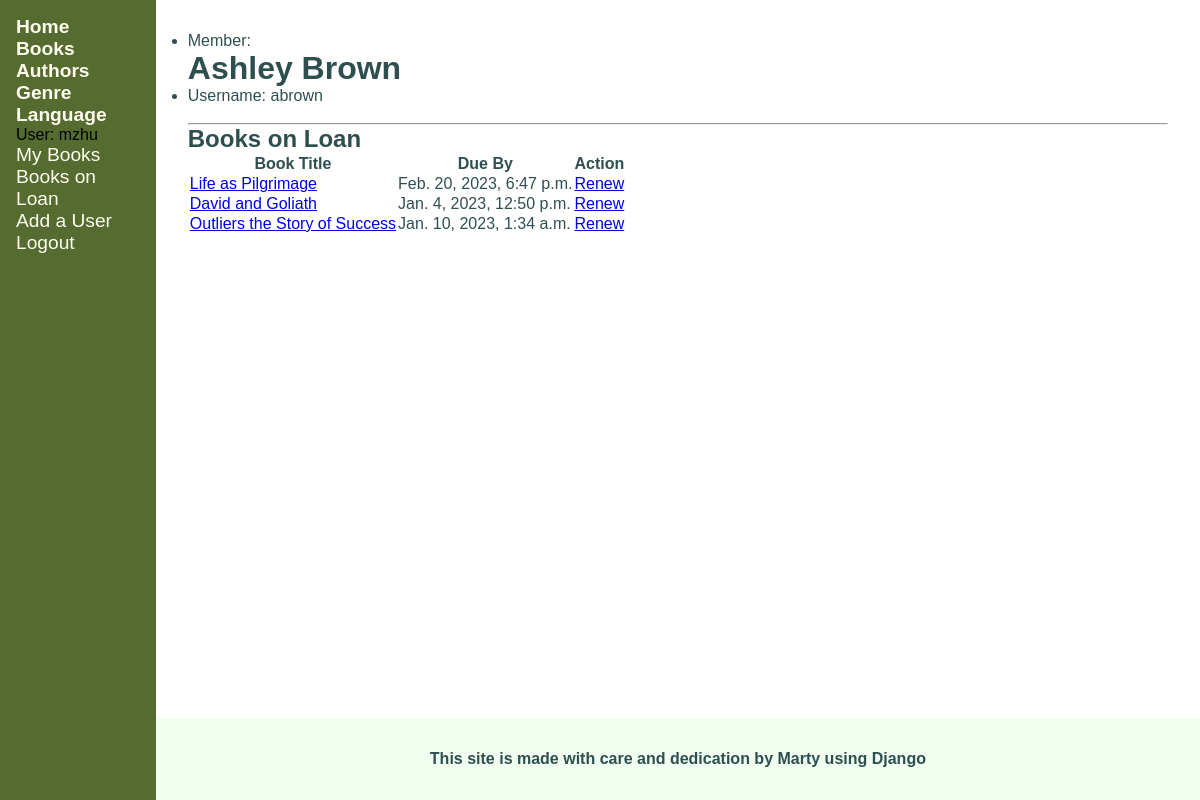
Screenshot of /catalog/librarian/user/abrown (signed in) with the database file from the repository.
### catalog/models.py (models this page shows, shortened)
class BookInstance(models.Model):
    STATUS_MAINTENANCE = 'm'
    STATUS_LOANED = 'o'
    STATUS_AVAILABLE = 'a'
    STATUS_RESERVED = 'r'
    LOAN_STATUS = (
        (STATUS_MAINTENANCE, 'Maintenance'),
        (STATUS_LOANED, 'On Loan'),
        (STATUS_AVAILABLE, 'Available'),
        (STATUS_RESERVED, 'Reserved'),
    )
    copy_id = models.UUIDField(default=uuid.uuid4, help_text='The ID of the book in the catalog\'s stock', primary_key=True, editable=False)
    loaned_on = models.DateTimeField(blank=True, null=True)
    due_back = models.DateTimeField(blank=True, null=True)
    book = models.ForeignKey(Book, on_delete=models.RESTRICT)
    imprint = models.CharField(max_length=200, blank=True)
    borrower = models.ForeignKey(User, blank=True, null=True, on_delete=models.RESTRICT)
    status = models.CharField(
        max_length=1,
        choices=LOAN_STATUS,
        default=STATUS_MAINTENANCE,
        help_text='Book availability status'
    )
    class Meta:
        ordering = ['status', 'loaned_on', 'due_back']
        permissions = (('can_mark_returned', 'Set book as returned'),)
    @property
    def is_overdue(self):
        return bool(self.due_back.date() < date.today()) if self.due_back else False

class Book(models.Model):
    title = models.CharField(max_length=200, help_text='The title of the book')
    pub_date = models.DateField(help_text='The publication date', blank=True, null=True)
    authors = models.ManyToManyField('Author', related_name='books', help_text='The name(s) of the author(s)')
    summary = models.CharField(max_length=2000, help_text='A summary of the book\'s content')
    isbn = models.IntegerField('ISBN', help_text='The ISBN number of the book', unique=True, primary_key=True, editable=False)
    genre = models.ManyToManyField('Genre', related_name='books', help_text='The genre(s) for this book')
    language = models.ForeignKey('Language', null=True, on_delete=models.SET_NULL)
    class Meta:
        ordering = ['title']

### catalog/views.py (the view)
# urls.py: path('librarian/user/<str:username>', views.manage_member, name='librarian-manage-member'),
@login_required
@permission_required('catalog.can_mark_returned', raise_exception=True)
def manage_member(request, username):
    member = get_object_or_404(User, username=username)
    books_loaned = member.bookinstance_set.all()
    return render(request, 'catalog/librarian_view_member.html', {
        'member': member,
        'books_loaned_to_member': books_loaned,
    })

### catalog/templates/catalog/librarian_view_member.html
{% extends 'catalog/base_generic.html' %}
{% block content %}
    {% if member %}
    <ul class="member-info">
        <li class="imp-info">
            Member: <h1>{{ member.get_full_name }}</h1>
        </li>
        <li class="key-info">
            <p>Username: {{ member.username }}</p>
        </li>
    </ul>
    {% endif %}
    <br>
    <hr>
    <h2>Books on Loan</h2>
    {% if books_loaned_to_member %}
    <table class="book-table">
        <tr class="table-header-row">
            <th>Book Title</th>
            <th>Due By</th>
            <th>Action</th>
        </tr>
        {% for book_instance in books_loaned_to_member %}
        <tr class="table-content {% if book_instance.is_overdue %}text-danger{% endif %}">
            <td>
                <a href="{% url 'catalog:book-detail-view' book_instance.book.pk %}">{{ book_instance.book.title }}</a>
            </td>
            <td>{{ book_instance.due_back }}</td>
            <td>
                {% if perms.catalog.can_mark_returned %}
                <a href="{% url 'catalog:librarian-renew-book' book_instance.copy_id %}">Renew</a>
                {% else %}
                Ask a question
                {% endif %}
            </td>
        </tr>
        {% endfor %}
    </table>
    {% else %}
    <p>There are no books on loan to this member.</p>
    {% endif %}
{% endblock content %}

### catalog/templates/catalog/side_navbar.html
<ul class="navbar">
    <li class="navlink"><a href="{% url 'catalog:index' %}"><strong>Home</strong></a></li>
    <li class="navlink"><a href="{% url 'catalog:books' %}"><strong>Books</strong></a></li>
    <li class="navlink"><a href="{% url 'catalog:authors' %}"><strong>Authors</strong></a></li>
    <li class="navlink"><a href="{% url 'catalog:genres' %}"><strong>Genre</strong></a></li>
    <li class="navlink"><a href="{% url 'catalog:languages' %}"><strong>Language</strong></a></li>
    {% if user.is_authenticated %}
    <li id="username" class="user-util">User: {{ user.get_username }}</li>
    <li id="user-books" class="user-util">
        <a href="{% url 'catalog:my-borrowed' %}">My Books</a>
    </li>
    {% if perms.catalog.can_mark_returned %}
    <li id="loaned-books" class="user-util">
        <a href="{% url 'catalog:books-on-loan' %}">Books on Loan</a>
    </li>
    <li id="add-user" class="user-util">
        <a href="{% url 'catalog:librarian-add-user' %}">Add a User</a>
    </li>
    {% endif %}
    <li class="user-util"><a href="{% url 'logout' %}?next={{ request.path }}">Logout</a></li>
    {% else %}
    <li class="user-util"><a href="{% url 'login' %}?next={{ request.path }}">Login</a></li>
    {% endif %}
</ul>

### catalog/static/catalog/css/main.css (style rules this page uses)
* { font-family: Helvetica, sans-serif; padding: 0; margin: 0; }
body { display: flex; flex-flow: row nowrap; }
ul.navbar { flex-grow: 1; list-style: none; background-color: darkolivegreen; padding: 1rem; }
ul.navbar a { text-decoration: none; color: ivory; font-size: larger; }

### rows the page displays
BookInstance: book "Life as Pilgrimage", due_back "Feb. 20, 2023, 6:47 p.m."
BookInstance: book "David and Goliath", due_back "Jan. 4, 2023, 12:50 p.m."
BookInstance: book "Outliers the Story of Success", due_back "Jan. 10, 2023, 1:34 a.m."

### other values shown
{{ user.get_username }} "mzhu"
{{ member.get_full_name }} "Ashley Brown"
{{ member.username }} "abrown"
